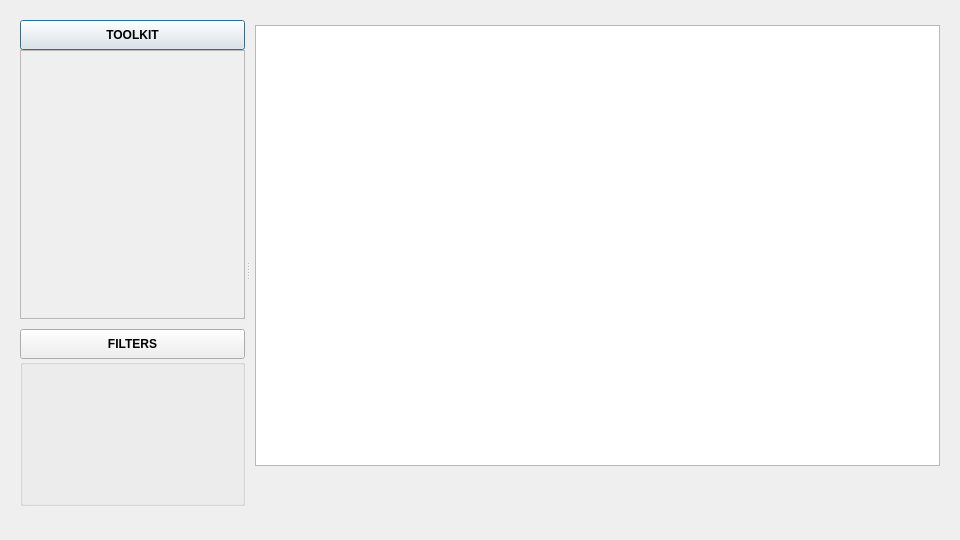
<?xml version="1.0" encoding="UTF-8"?>
<ui version="4.0">
 <class>PluginDialog</class>
 <widget class="QDialog" name="PluginDialog">
  <property name="geometry">
   <rect>
    <x>0</x>
    <y>0</y>
    <width>960</width>
    <height>540</height>
   </rect>
  </property>
  <property name="windowTitle">
   <string>Dialog</string>
  </property>
  <property name="windowIcon">
   <iconset resource="assets/resource.qrc">
    <normaloff>:/idaclu/icon_64.png</normaloff>:/idaclu/icon_64.png</iconset>
  </property>
  <layout class="QVBoxLayout" name="vlPluginDialog">
   <item>
    <widget class="QSplitter" name="DialogSplitter">
     <property name="orientation">
      <enum>Qt::Horizontal</enum>
     </property>
     <property name="childrenCollapsible">
      <bool>false</bool>
     </property>
     <widget class="QFrame" name="SidebarFrame">
      <layout class="QVBoxLayout" name="SidebarLayout">
       <property name="spacing">
        <number>0</number>
       </property>
       <property name="rightMargin">
        <number>1</number>
       </property>
       <item>
        <layout class="QVBoxLayout" name="ScriptsLayout">
         <property name="spacing">
          <number>0</number>
         </property>
         <item>
          <widget class="QPushButton" name="ScriptsHeader">
           <property name="minimumSize">
            <size>
             <width>200</width>
             <height>30</height>
            </size>
           </property>
           <property name="font">
            <font>
             <weight>75</weight>
             <bold>true</bold>
            </font>
           </property>
           <property name="cursor">
            <cursorShape>PointingHandCursor</cursorShape>
           </property>
           <property name="text">
            <string>TOOLKIT</string>
           </property>
          </widget>
         </item>
         <item>
          <widget class="QScrollArea" name="ScriptsArea">
           <property name="horizontalScrollBarPolicy">
            <enum>Qt::ScrollBarAlwaysOff</enum>
           </property>
           <property name="widgetResizable">
            <bool>true</bool>
           </property>
           <widget class="QWidget" name="wScriptsContents">
            <property name="geometry">
             <rect>
              <x>0</x>
              <y>0</y>
              <width>198</width>
              <height>284</height>
             </rect>
            </property>
           </widget>
          </widget>
         </item>
        </layout>
       </item>
       <item>
        <spacer name="sScriptsBottom">
         <property name="orientation">
          <enum>Qt::Vertical</enum>
         </property>
         <property name="sizeType">
          <enum>QSizePolicy::Fixed</enum>
         </property>
         <property name="sizeHint" stdset="0">
          <size>
           <width>20</width>
           <height>10</height>
          </size>
         </property>
        </spacer>
       </item>
       <item>
        <layout class="QVBoxLayout" name="FiltersLayout">
         <property name="spacing">
          <number>0</number>
         </property>
         <item>
          <widget class="QPushButton" name="FiltersHeader">
           <property name="minimumSize">
            <size>
             <width>200</width>
             <height>30</height>
            </size>
           </property>
           <property name="font">
            <font>
             <weight>75</weight>
             <bold>true</bold>
            </font>
           </property>
           <property name="cursor">
            <cursorShape>PointingHandCursor</cursorShape>
           </property>
           <property name="text">
            <string>FILTERS</string>
           </property>
          </widget>
         </item>
         <item>
          <widget class="QGroupBox" name="FiltersGroup">
           <layout class="QVBoxLayout" name="vlFiltersGroup">
            <property name="spacing">
             <number>0</number>
            </property>
            <property name="leftMargin">
             <number>0</number>
            </property>
            <property name="topMargin">
             <number>0</number>
            </property>
            <property name="rightMargin">
             <number>0</number>
            </property>
            <property name="bottomMargin">
             <number>0</number>
            </property>
            <item>
             <spacer name="sFilters1">
              <property name="orientation">
               <enum>Qt::Vertical</enum>
              </property>
              <property name="sizeType">
               <enum>QSizePolicy::Fixed</enum>
              </property>
              <property name="sizeHint" stdset="0">
               <size>
                <width>20</width>
                <height>15</height>
               </size>
              </property>
             </spacer>
            </item>
            <item>
             <layout class="QHBoxLayout" name="FolderFilterLayout">
              <item>
               <spacer name="sFolderFilterBeg">
                <property name="orientation">
                 <enum>Qt::Horizontal</enum>
                </property>
                <property name="sizeType">
                 <enum>QSizePolicy::Fixed</enum>
                </property>
                <property name="sizeHint" stdset="0">
                 <size>
                  <width>20</width>
                  <height>26</height>
                 </size>
                </property>
               </spacer>
              </item>
              <item>
               <widget class="FilterInputGroup" name="wFolderFilter" native="true">
                <property name="minimumSize">
                 <size>
                  <width>0</width>
                  <height>26</height>
                 </size>
                </property>
                <property name="maximumSize">
                 <size>
                  <width>16777215</width>
                  <height>26</height>
                 </size>
                </property>
               </widget>
              </item>
              <item>
               <spacer name="sFolderFilterEnd">
                <property name="orientation">
                 <enum>Qt::Horizontal</enum>
                </property>
                <property name="sizeType">
                 <enum>QSizePolicy::Fixed</enum>
                </property>
                <property name="sizeHint" stdset="0">
                 <size>
                  <width>20</width>
                  <height>26</height>
                 </size>
                </property>
               </spacer>
              </item>
             </layout>
            </item>
            <item>
             <spacer name="sFilters2">
              <property name="orientation">
               <enum>Qt::Vertical</enum>
              </property>
              <property name="sizeType">
               <enum>QSizePolicy::Fixed</enum>
              </property>
              <property name="sizeHint" stdset="0">
               <size>
                <width>20</width>
                <height>15</height>
               </size>
              </property>
             </spacer>
            </item>
            <item>
             <layout class="QHBoxLayout" name="PrefixFilterLayout">
              <item>
               <spacer name="sPrefixFilterBeg">
                <property name="orientation">
                 <enum>Qt::Horizontal</enum>
                </property>
                <property name="sizeType">
                 <enum>QSizePolicy::Fixed</enum>
                </property>
                <property name="sizeHint" stdset="0">
                 <size>
                  <width>20</width>
                  <height>26</height>
                 </size>
                </property>
               </spacer>
              </item>
              <item>
               <widget class="FilterInputGroup" name="wPrefixFilter" native="true">
                <property name="minimumSize">
                 <size>
                  <width>0</width>
                  <height>26</height>
                 </size>
                </property>
                <property name="maximumSize">
                 <size>
                  <width>16777215</width>
                  <height>26</height>
                 </size>
                </property>
               </widget>
              </item>
              <item>
               <spacer name="sPrefixFilterEnd">
                <property name="orientation">
                 <enum>Qt::Horizontal</enum>
                </property>
                <property name="sizeType">
                 <enum>QSizePolicy::Fixed</enum>
                </property>
                <property name="sizeHint" stdset="0">
                 <size>
                  <width>20</width>
                  <height>26</height>
                 </size>
                </property>
               </spacer>
              </item>
             </layout>
            </item>
            <item>
             <spacer name="sFilters3">
              <property name="orientation">
               <enum>Qt::Vertical</enum>
              </property>
              <property name="sizeType">
               <enum>QSizePolicy::Fixed</enum>
              </property>
              <property name="sizeHint" stdset="0">
               <size>
                <width>20</width>
                <height>15</height>
               </size>
              </property>
             </spacer>
            </item>
            <item>
             <layout class="QHBoxLayout" name="ColorFilterLayout">
              <item>
               <spacer name="sColorFilterBeg">
                <property name="orientation">
                 <enum>Qt::Horizontal</enum>
                </property>
                <property name="sizeType">
                 <enum>QSizePolicy::Fixed</enum>
                </property>
                <property name="sizeHint" stdset="0">
                 <size>
                  <width>40</width>
                  <height>26</height>
                 </size>
                </property>
               </spacer>
              </item>
              <item>
               <widget class="PaletteTool" name="wColorFilter" native="true">
                <property name="minimumSize">
                 <size>
                  <width>0</width>
                  <height>26</height>
                 </size>
                </property>
                <property name="maximumSize">
                 <size>
                  <width>16777215</width>
                  <height>26</height>
                 </size>
                </property>
               </widget>
              </item>
              <item>
               <spacer name="sColorFilterEnd">
                <property name="orientation">
                 <enum>Qt::Horizontal</enum>
                </property>
                <property name="sizeType">
                 <enum>QSizePolicy::Fixed</enum>
                </property>
                <property name="sizeHint" stdset="0">
                 <size>
                  <width>40</width>
                  <height>26</height>
                 </size>
                </property>
               </spacer>
              </item>
             </layout>
            </item>
            <item>
             <spacer name="sFilters4">
              <property name="orientation">
               <enum>Qt::Vertical</enum>
              </property>
              <property name="sizeType">
               <enum>QSizePolicy::Fixed</enum>
              </property>
              <property name="sizeHint" stdset="0">
               <size>
                <width>20</width>
                <height>15</height>
               </size>
              </property>
             </spacer>
            </item>
           </layout>
          </widget>
         </item>
        </layout>
       </item>
       <item>
        <spacer name="sFiltersBottom">
         <property name="orientation">
          <enum>Qt::Vertical</enum>
         </property>
         <property name="sizeType">
          <enum>QSizePolicy::Fixed</enum>
         </property>
         <property name="sizeHint" stdset="0">
          <size>
           <width>20</width>
           <height>14</height>
          </size>
         </property>
        </spacer>
       </item>
      </layout>
     </widget>
     <widget class="QFrame" name="MainFrame">
      <layout class="QVBoxLayout" name="MainLayout" stretch="0,8,1,0,1">
       <property name="spacing">
        <number>0</number>
       </property>
       <property name="leftMargin">
        <number>5</number>
       </property>
       <item>
        <widget class="ProgressIndicator" name="wProgressBar" native="true">
         <property name="minimumSize">
          <size>
           <width>0</width>
           <height>5</height>
          </size>
         </property>
         <property name="maximumSize">
          <size>
           <width>16777215</width>
           <height>5</height>
          </size>
         </property>
        </widget>
       </item>
       <item>
        <widget class="QWidget" name="wResultsView" native="true">
         <layout class="QHBoxLayout" name="hlResultsView">
          <property name="leftMargin">
           <number>0</number>
          </property>
          <property name="topMargin">
           <number>0</number>
          </property>
          <property name="rightMargin">
           <number>0</number>
          </property>
          <property name="bottomMargin">
           <number>0</number>
          </property>
          <item>
           <widget class="QTreeView" name="rvTable">
            <property name="contextMenuPolicy">
             <enum>Qt::CustomContextMenu</enum>
            </property>
            <property name="editTriggers">
             <set>QAbstractItemView::NoEditTriggers</set>
            </property>
            <property name="alternatingRowColors">
             <bool>true</bool>
            </property>
            <property name="selectionMode">
             <enum>QAbstractItemView::ExtendedSelection</enum>
            </property>
           </widget>
          </item>
         </layout>
        </widget>
       </item>
       <item>
        <spacer name="sToolsTop">
         <property name="orientation">
          <enum>Qt::Vertical</enum>
         </property>
         <property name="sizeType">
          <enum>QSizePolicy::Fixed</enum>
         </property>
         <property name="sizeHint" stdset="0">
          <size>
           <width>20</width>
           <height>10</height>
          </size>
         </property>
        </spacer>
       </item>
       <item>
        <layout class="QHBoxLayout" name="ToolsLayout">
         <item>
          <spacer name="sToolsBeg">
           <property name="orientation">
            <enum>Qt::Horizontal</enum>
           </property>
           <property name="sizeType">
            <enum>QSizePolicy::Fixed</enum>
           </property>
           <property name="sizeHint" stdset="0">
            <size>
             <width>10</width>
             <height>20</height>
            </size>
           </property>
          </spacer>
         </item>
         <item>
          <widget class="LabelTool" name="wLabelTool" native="true">
           <property name="minimumSize">
            <size>
             <width>320</width>
             <height>30</height>
            </size>
           </property>
           <property name="maximumSize">
            <size>
             <width>16777215</width>
             <height>30</height>
            </size>
           </property>
          </widget>
         </item>
         <item>
          <spacer name="sToolsMid">
           <property name="orientation">
            <enum>Qt::Horizontal</enum>
           </property>
           <property name="sizeHint" stdset="0">
            <size>
             <width>80</width>
             <height>20</height>
            </size>
           </property>
          </spacer>
         </item>
         <item>
          <widget class="PaletteTool" name="wColorTool" native="true">
           <property name="minimumSize">
            <size>
             <width>192</width>
             <height>30</height>
            </size>
           </property>
           <property name="maximumSize">
            <size>
             <width>16777215</width>
             <height>30</height>
            </size>
           </property>
          </widget>
         </item>
         <item>
          <spacer name="sToolsEnd">
           <property name="orientation">
            <enum>Qt::Horizontal</enum>
           </property>
           <property name="sizeType">
            <enum>QSizePolicy::Fixed</enum>
           </property>
           <property name="sizeHint" stdset="0">
            <size>
             <width>10</width>
             <height>20</height>
            </size>
           </property>
          </spacer>
         </item>
        </layout>
       </item>
       <item>
        <spacer name="sToolsBottom">
         <property name="orientation">
          <enum>Qt::Vertical</enum>
         </property>
         <property name="sizeType">
          <enum>QSizePolicy::Fixed</enum>
         </property>
         <property name="sizeHint" stdset="0">
          <size>
           <width>20</width>
           <height>14</height>
          </size>
         </property>
        </spacer>
       </item>
      </layout>
     </widget>
    </widget>
   </item>
  </layout>
 </widget>
 <customwidgets>
  <customwidget>
   <class>LabelTool</class>
   <extends>QWidget</extends>
   <header>qt_widgets</header>
   <container>1</container>
  </customwidget>
  <customwidget>
   <class>PaletteTool</class>
   <extends>QWidget</extends>
   <header>qt_widgets</header>
   <container>1</container>
  </customwidget>
  <customwidget>
   <class>ProgressIndicator</class>
   <extends>QWidget</extends>
   <header>qt_widgets</header>
   <container>1</container>
  </customwidget>
  <customwidget>
   <class>FilterInputGroup</class>
   <extends>QWidget</extends>
   <header>qt_widgets</header>
   <container>1</container>
  </customwidget>
 </customwidgets>
 <resources>
  <include location="assets/resource.qrc"/>
 </resources>
 <connections/>
</ui>
